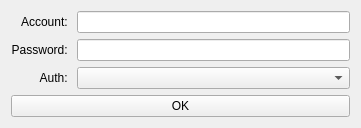
<?xml version="1.0" encoding="UTF-8"?>
<ui version="4.0">
 <class>AddAccountForm</class>
 <widget class="QWidget" name="AddAccountForm">
  <property name="geometry">
   <rect>
    <x>0</x>
    <y>0</y>
    <width>361</width>
    <height>113</height>
   </rect>
  </property>
  <property name="windowTitle">
   <string>Form</string>
  </property>
  <layout class="QGridLayout" name="gridLayout">
   <item row="0" column="0">
    <widget class="QLabel" name="label">
     <property name="text">
      <string>Account: </string>
     </property>
     <property name="alignment">
      <set>Qt::AlignRight|Qt::AlignTrailing|Qt::AlignVCenter</set>
     </property>
    </widget>
   </item>
   <item row="0" column="1">
    <widget class="QLineEdit" name="txtAccount"/>
   </item>
   <item row="1" column="0">
    <widget class="QLabel" name="label_2">
     <property name="text">
      <string>Password: </string>
     </property>
     <property name="alignment">
      <set>Qt::AlignRight|Qt::AlignTrailing|Qt::AlignVCenter</set>
     </property>
    </widget>
   </item>
   <item row="1" column="1">
    <widget class="QLineEdit" name="txtPassword"/>
   </item>
   <item row="2" column="0">
    <widget class="QLabel" name="label_3">
     <property name="text">
      <string>Auth: </string>
     </property>
     <property name="alignment">
      <set>Qt::AlignRight|Qt::AlignTrailing|Qt::AlignVCenter</set>
     </property>
    </widget>
   </item>
   <item row="2" column="1">
    <widget class="QComboBox" name="cbbAuth"/>
   </item>
   <item row="3" column="0" colspan="2">
    <widget class="QPushButton" name="pushButton">
     <property name="text">
      <string>OK</string>
     </property>
    </widget>
   </item>
  </layout>
 </widget>
 <resources/>
 <connections/>
</ui>
